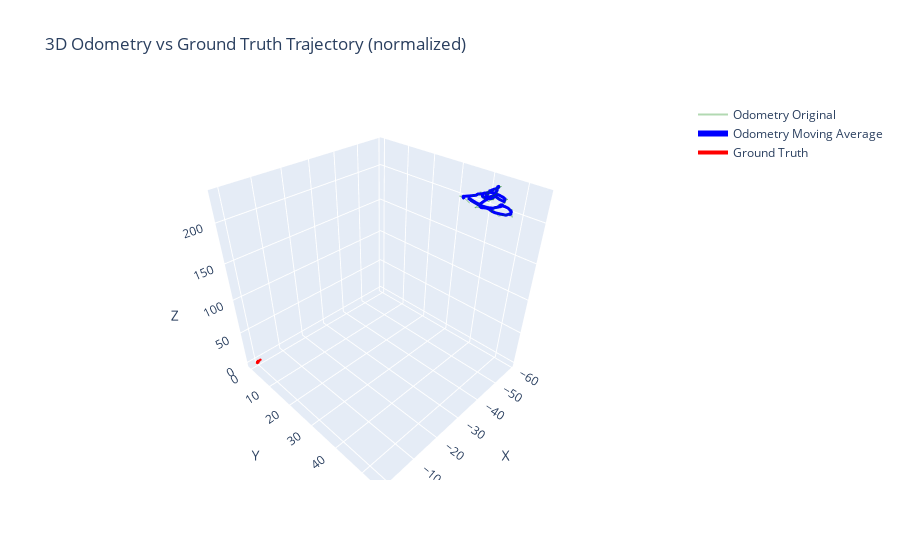

The code cell stored with this chart in its notebook:
### Code cell
import plotly.graph_objs as go
import numpy as np

# --- Trajektoria odometrii ---
trajectory_3d_np = np.array(trajectory_3d)
trajectory_3d_np = trajectory_3d_np[::5]
max_vals = np.max(np.abs(trajectory_3d_np), axis=0)
trajectory_3d_np = trajectory_3d_np / max_vals

window = 3
if len(trajectory_3d_np) >= window:
    kernel = np.ones((window, 1)) / window
    traj_ma = np.vstack(
        [
            np.convolve(trajectory_3d_np[:, 0], kernel.ravel(), mode="valid"),
            np.convolve(trajectory_3d_np[:, 1], kernel.ravel(), mode="valid"),
            np.convolve(trajectory_3d_np[:, 2], kernel.ravel(), mode="valid"),
        ]
    ).T
else:
    traj_ma = trajectory_3d_np

# --- Ground Truth ---
gt_file = r"C:\VisualOdometry\falcon_indoor_flight_1_pose_evo_gt.txt"
gt_positions = []
with open(gt_file, "r") as f:
    for line in f:
        if line.strip() == "" or line.startswith("#"):
            continue
        parts = line.strip().split()
        tx, ty, tz = map(float, parts[1:4])
        gt_positions.append([tx, ty, tz])
gt_positions = np.array(gt_positions)
max_vals_gt = np.max(np.abs(gt_positions), axis=0)
gt_norm = gt_positions / max_vals_gt

# --- Wspólny wykres ---
fig = go.Figure()

# Oryginalna trajektoria odometrii
fig.add_trace(
    go.Scatter3d(
        x=-trajectory_3d_np[:, 0],
        y=trajectory_3d_np[:, 1],
        z=-trajectory_3d_np[:, 2],
        mode="lines",
        line=dict(color="green", width=2),
        opacity=0.3,
        name="Odometry Original",
    )
)

# Wygładzona trajektoria odometrii
fig.add_trace(
    go.Scatter3d(
        x=-traj_ma[:, 0],
        y=traj_ma[:, 1],
        z=-traj_ma[:, 2],
        mode="lines",
        line=dict(color="blue", width=6),
        opacity=1.0,
        name="Odometry Moving Average",
    )
)

# Ground Truth
fig.add_trace(
    go.Scatter3d(
        x=gt_norm[:, 0],
        y=gt_norm[:, 2],
        z=-gt_norm[:, 1],
        mode="lines",
        line=dict(color="red", width=4),
        name="Ground Truth",
    )
)

fig.update_layout(
    scene=dict(xaxis_title="X", yaxis_title="Y", zaxis_title="Z"),
    title="3D Odometry vs Ground Truth Trajectory (normalized)",
)
fig.show()
